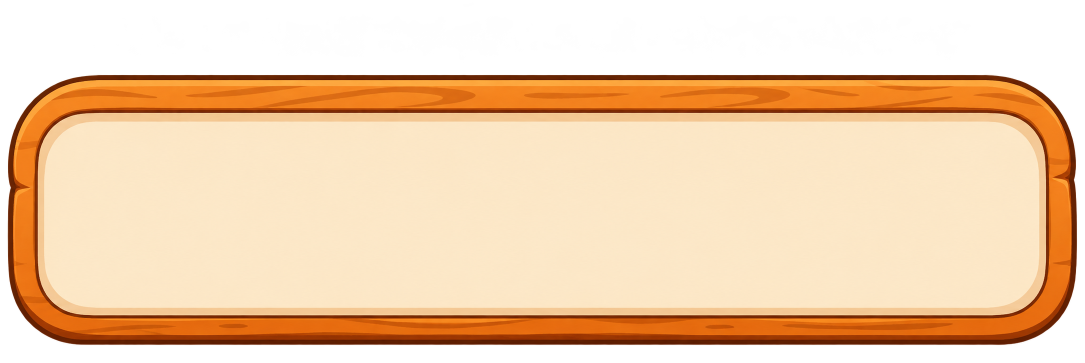
#> input picture art/ui/question_template.png, 2170 x 725 px, found by its file name (shown at 1/2 size)
$ python cut_question_board.py
#> lines starting #> are read from the running program, lines starting #| are printed output that depends on the picture
# Cuts the caption board from the user's question template (art/ui/question_template.png: an orange wooden frame,
# a dark-brown outline and a cream panel) into assets/img/question_board.webp, which Caption.paint (src/20_audio.js)
# paints as a 9-slice into the canvas #cap .bg, in whole device pixels: the corners stay as drawn, the frame and the
# cream stretch to the words.
#   - crop to the board (alpha > 8), then scale to K (0.5: the game draws it at 0.25 art px per template px, so it
#     stays sharp on a 2x screen)
#   - the slice lines are where the template's rounded corners end (the outer frame's and the cream panel's), so a
#     stretched edge is always a straight run of frame. They are printed in WebP px (BOARD.SLICE in src/20_audio.js)
#     and in art px at 0.25 (BOARD.EDGE); the cream panel's inset (for #cap's padding, src/00_head.html) too.
# usage: python tools/cut_question_board.py   (from the project root; needs Pillow + numpy; Pillow writes the WebP)
import numpy as np
from PIL import Image

SRC, OUT, K, DRAW = 'art/ui/question_template.png', 'assets/img/question_board.webp', 0.5, 0.25
# in template px (measured on the art): the corners' curves end at these lines
CUT_TOP, CUT_BOTTOM, CUT_LEFT, CUT_RIGHT = 340, 530, 215, 1955
# the cream panel (inside its bevel), template px
CREAM_TOP, CREAM_BOTTOM, CREAM_LEFT, CREAM_RIGHT = 244, 614, 89, 2077

im = Image.open(SRC).convert('RGBA')
#> im is the input picture: PIL image 2170x725 RGBA; mean R, G, B, A 170.1, 137, 103.3, 182.2
a = np.array(im)[:, :, 3]
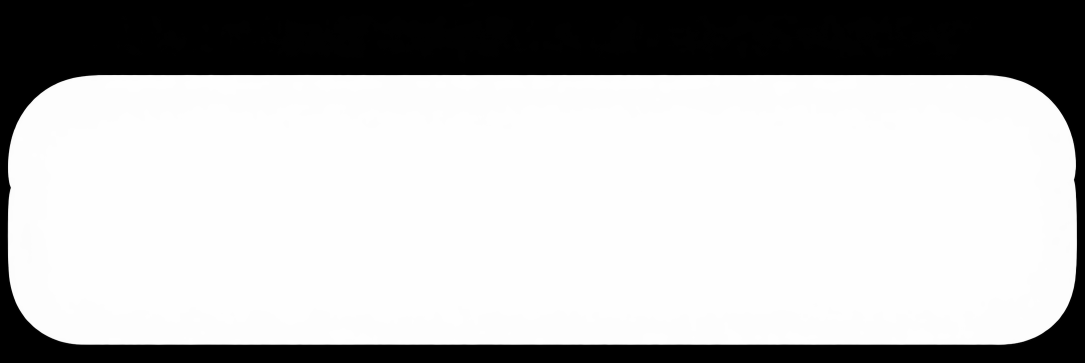
#> a: shape (725, 2170) (shown at 1/2 size); min 0, max 255, mean 182.2
ys, xs = np.where(a > 8)
x0, y0, x1, y1 = xs.min(), ys.min(), xs.max() + 1, ys.max() + 1
#> x0 = 15; y0 = 148; x1 = 2154; y1 = 692
board = im.crop((x0, y0, x1, y1))
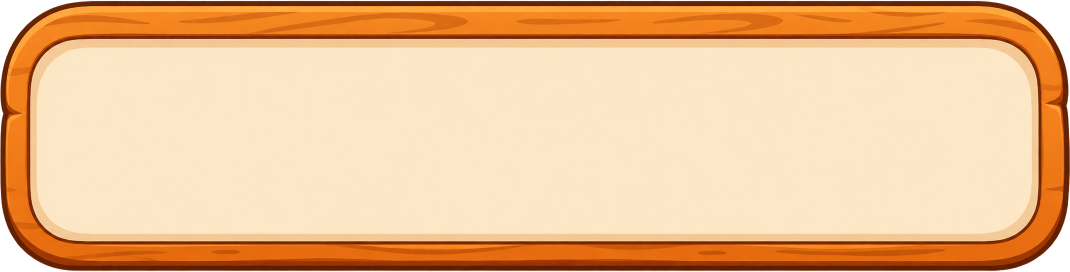
#> board: PIL image 2139x544 RGBA (shown at 1/2 size); mean R, G, B, A 229.7, 185.2, 139.7, 246.2; transparent parts drawn white
w, h = round(board.width * K), round(board.height * K)
#> w = 1070; h = 272
# resize with premultiplied alpha, so the transparent edge gets no dark fringe
board = board.convert('RGBa').resize((w, h), Image.LANCZOS).convert('RGBA')
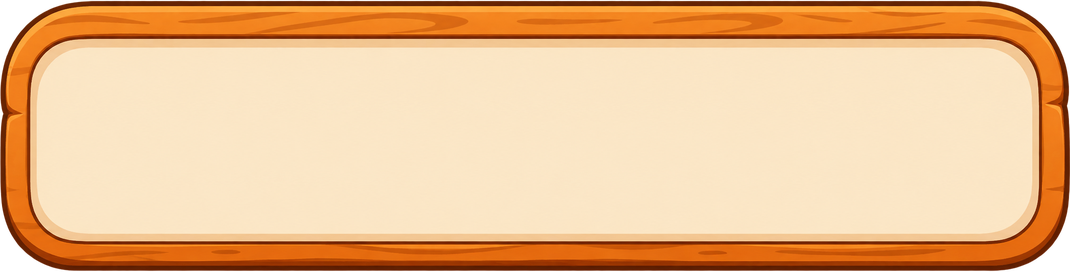
#> board: PIL image 1070x272 RGBA; mean R, G, B, A 228.7, 184.3, 139, 246.2; transparent parts drawn white
board.save(OUT, 'WEBP', quality=90, method=6, alpha_quality=100)

sl = [CUT_TOP - y0, x1 - CUT_RIGHT, y1 - CUT_BOTTOM, CUT_LEFT - x0]
#> sl = [192, 199, 162, 200]
cream = [CREAM_TOP - y0, x1 - CREAM_RIGHT, y1 - CREAM_BOTTOM, CREAM_LEFT - x0]
#> cream = [96, 77, 78, 74]
print(f'{OUT}: {w}x{h} (template crop {x0},{y0} {x1 - x0}x{y1 - y0})')
#| assets/img/question_board.webp: 1070x272 (template crop 15,148 2139x544)
print("BOARD.SLICE (WebP px, top right bottom left):", ' '.join(str(round(v * K)) for v in sl))
#| BOARD.SLICE (WebP px, top right bottom left): 96 100 81 100
print(f"BOARD.EDGE (art px at {DRAW}):", ' '.join(f'{v * DRAW:.1f}' for v in sl))
#| BOARD.EDGE (art px at 0.25): 48.0 49.8 40.5 50.0
print(f'cream panel inset (art px at {DRAW}):', ' '.join(f'{v * DRAW:.1f}' for v in cream))
#| cream panel inset (art px at 0.25): 24.0 19.2 19.5 18.5
